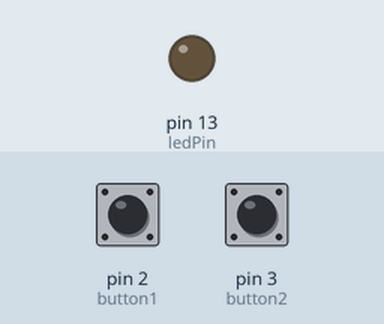
The sketch below on a simulated Arduino Uno, built with avr-gcc and run on an emulated ATmega328P. On the bench: output pins drawn as LEDs (lit = HIGH). Inputs (shaded band) come from the test bench; at power-on: pin 2 (button1) HIGH, pin 3 (button2) HIGH.

Above: at 1.2 s.
1.3 s: pin 2 (button1) pulled LOW for 0.15 s
At 2.3 s:
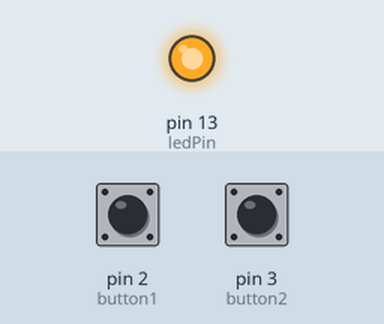
2.9 s: pin 3 (button2) pulled LOW for 0.15 s
At 4.0 s:
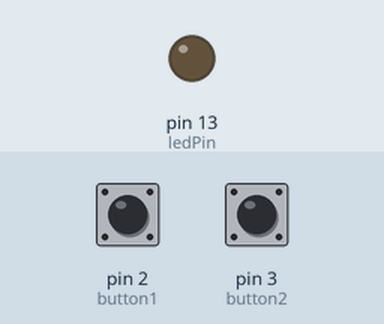
4.5 s: pin 2 (button1) pulled LOW for 1 s
At 6.0 s:
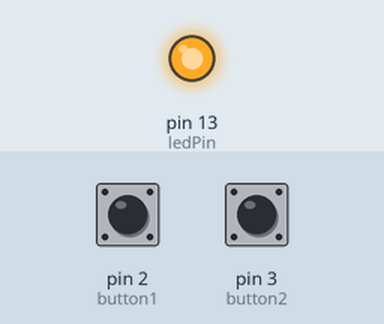
Timing chart, 0 to 7.5 s (numbered marks = the images above; inputs shaded):
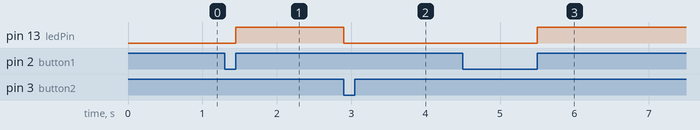

The sketch:

with_2_buttons_R___F_.ino
```cpp
const byte ledPin = 13;
const byte button1 = 2;
const byte button2 = 3;

void setup() {
  pinMode(ledPin, OUTPUT);
  pinMode(button1, INPUT_PULLUP);
  pinMode(button2, INPUT_PULLUP);

}
bool state = false;
void loop() {
  if (digitalRead(button1) == 0){
    while(digitalRead(button1) == 0);
    digitalWrite(ledPin, !state);
  }
  if (digitalRead(button2) == 0){
    digitalWrite(ledPin, state);
    while(digitalRead(button2) == 0);
  }

}
```

Measured:
- after the input at 1.3 s, pin 13 (ledPin): LOW → HIGH after 0.15 s
- after the input at 2.9 s, pin 13 (ledPin): HIGH → LOW at once
- after the input at 4.5 s, pin 13 (ledPin): LOW → HIGH after 1.0 s
